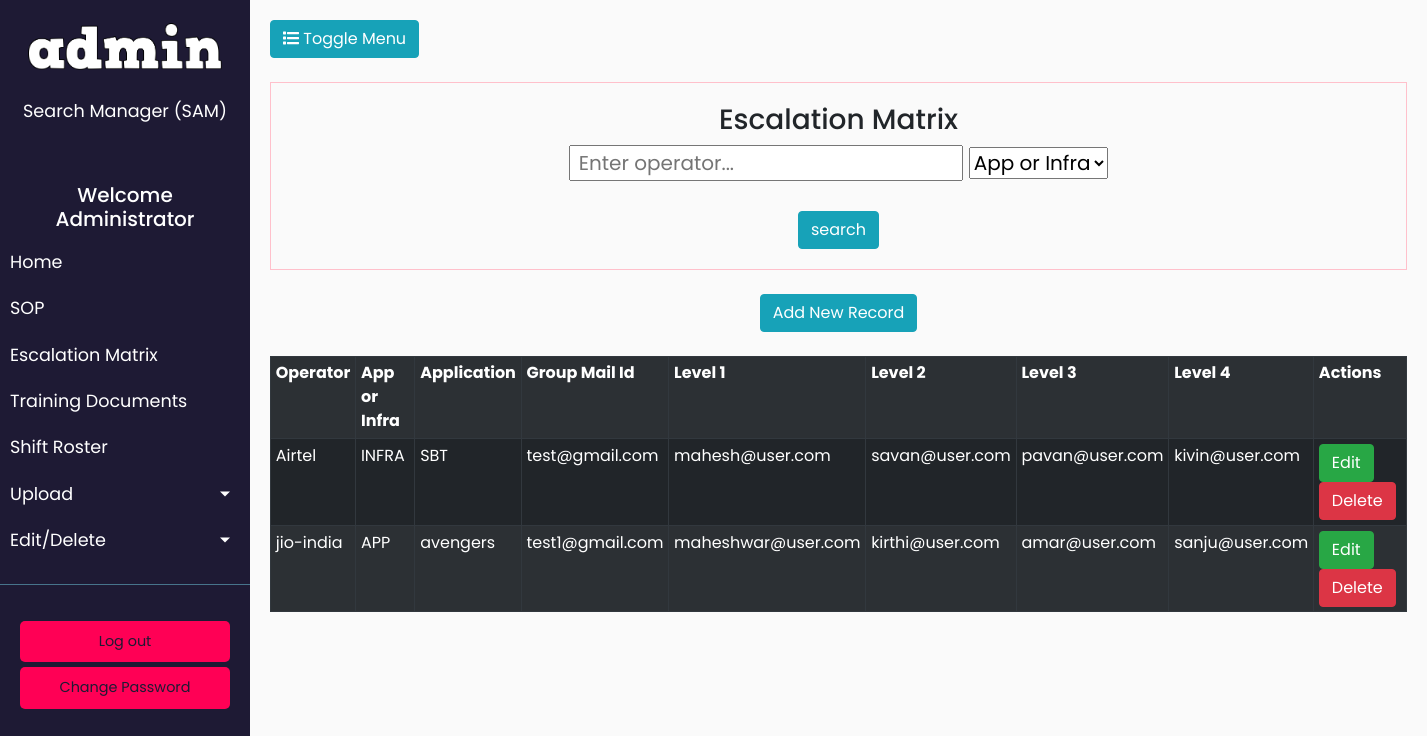
/escedit/ (signed in), run on the app's committed database.
### search/models.py (models this page shows)
class EscMat(models.Model):
	oper=models.CharField(max_length=100)
	ari=models.CharField(max_length=100)
	aname=models.CharField(max_length=100)
	group_id = models.EmailField()
	person1=models.CharField(max_length=100)
	person2=models.CharField(max_length=100)
	person3=models.CharField(max_length=100)
	person4=models.CharField(max_length=100)
	class Meta:
		db_table="escalation"

### search/views.py (the view)
# urls.py: path('escedit/',views.show1, name = 'search-escedit'),
def show1(request):
	if request.method=="POST":
		oper=request.POST.get('oper')
		app=request.POST.get('ari')
		oper=oper+'%'
		esc_search=EscMat.objects.raw('select * from escalation where oper like "'+oper+'" and ari = "'+app+'"')
		return render(request,'search/escedit.html',{"EscMat":esc_search})
	else:
		escobj=EscMat.objects.raw('select * from escalation')
		return render(request,'search/escedit.html',{"EscMat":escobj})

### search/templates/search/escedit.html (shortened to what this page needs)
{% extends "search/base.html" %}
{% block content %}
{% if user.is_authenticated %}
<center>
<div style="border:1px solid pink;padding:20px;font-size:20px">
<h3>Escalation Matrix</h3>
<form method="POST">
<input type="text" name="oper" placeholder=" Enter operator..." minlength="4"></input>
<select name="ari">
<option selected disabled=true>App or Infra</option>
</select>
<br/><br/>
<input type="submit" class="search-icon btn btn-info btn-md" value="search"/>
</div>
<br/>
<center><a href="{% url 'upload_em' %}" class="search-icon btn btn-info btn-md">Add New Record</a></center>
<br/>
	<table class="table table-striped table-bordered table-sm table-dark">
	<tr>
		<th>Operator</th>
		<th>App or Infra</th>
		<th>Application</th>
		<th>Group Mail Id</th>
		<th>Level 1</th>
		<th>Level 2</th>
		<th>Level 3</th>
		<th>Level 4</th>
		<th>Actions</th>
	</tr>
	{% for result in EscMat %}
	<tr>
		<td>{{result.oper}}</td>
		<td>{{result.ari}}</td>
		<td>{{result.aname}}</td>
		<td>{{result.group_id}}</td>
		<td>{{result.person1}}</td>
		<td>{{result.person2}}</td>
		<td>{{result.person3}}</td>
		<td>{{result.person4}}</td>
		<td><a href="/editesc/{{ result.id }}" class="btn btn-success">Edit</a>
	        <a href="/delete/{{ result.id }}" class="btn btn-danger">Delete</a></td>
	</tr>
	{% endfor %}
	</table>
</center>
{% endif %}
{% endblock content %}

### search/templates/search/base.html (shortened to what this page needs)
{% load static %}
<!DOCTYPE html>
<html>
<head>
    <link rel="stylesheet" href="https://stackpath.bootstrapcdn.com/bootstrap/4.1.0/css/bootstrap.min.css">
    <link rel="stylesheet" href="{% static 'style1.css' %}">
</head>
<body>
    <div class="wrapper">
        {% if user.is_authenticated %}
        <nav id="sidebar">
            <div class="sidebar-header">
                <center><img src="{% static 'admin.png' %}" alt="admin logo" class="brand-image" width=200px></img>
                <br/><br/><p><b>Search Manager (SAM)</b></p></center>
            </div>
            <ul class="list-unstyled components">
                <center><h5>Welcome<br/>{{ user.first_name }} {{ user.last_name }}</h5></center>
                <li>
                    <a href="{% url 'home' %}">Home</a>
                </li>
                <li>
                    <a href="{% url 'sop_list' %}">SOP</a>
                </li>
                <li>
                    <a href="{% url 'search-em' %}">Escalation Matrix</a>
                </li>
                <li>
                    <a href="{% url 'training_list' %}">Training Documents</a>
                </li>
                <li>
                    <a href="{% url 'shift_roster' %}">Shift Roster</a>
                </li>
                {% if user.is_superuser or user.is_staff and user.is_authenticated %}
                <li>
                    <a href="#homeSubmenu" data-toggle="collapse" aria-expanded="false" class="dropdown-toggle">Upload</a>
                </li>
                <li>
                    <a href="#pageSubmenu" data-toggle="collapse" aria-expanded="false" class="dropdown-toggle">Edit/Delete</a>
                </li>
                {% endif %}
            </ul>
            <ul class="list-unstyled CTAs">
                <li>
                    <a href="{% url 'logout' %}" class="download">Log out</a>
                </li>
                <li>
                    <a href="{% url 'change_password' %}" class="download">Change Password</a>
                </li>
            </ul>
        </nav>
       <div id="content">
       <button type="button" id="sidebarCollapse" class="btn btn-info">
       <i class="fas fa-list"></i>
       <span>Toggle Menu</span>
       </button><br/><br/>
{% block content %}
{% endblock %}
{% else %}
<li class="nav-item">
<center><p>Kindly login again to continue ....!!!</p><br/>
<a href="{% url 'login' %}" class="btn btn-danger">Login</a>
</center>
</li>
{% endif %}
</div>
</nav><br/>
<br/>
</body>
</html>

### search/static/style1.css (style rules this page uses)
body { font-family: 'Poppins', sans-serif; background: #fafafa; }
p { font-family: 'Poppins', sans-serif; font-size: 1.1em; font-weight: 300; line-height: 1.7em; color: #fff; }
a, a:hover, a:focus { color: inherit; text-decoration: none; transition: all 0.3s; }
.wrapper { display: flex; width: 100%; align-items: stretch; }
#sidebar { min-width: 250px; max-width: 250px; background: #1e1a34; color: #fff; transition: all 0.3s; }
#sidebar .sidebar-header { padding: 20px; background: #1e1a34; }
#sidebar ul.components { padding: 20px 0; border-bottom: 1px solid #47748b; }
#sidebar ul li a { padding: 10px; font-size: 1.1em; display: block; }
a[data-toggle="collapse"] { position: relative; }
.dropdown-toggle::after { display: block; position: absolute; top: 50%; right: 20px; transform: translateY(-50%); }
ul.CTAs { padding: 20px; }
ul.CTAs a { text-align: center; font-size: 0.9em !important; display: block; border-radius: 5px; margin-bottom: 5px; }
a.download { background: #f05; color: #1e1a34; }
#content { width: 4000%; padding: 20px; min-height: 100vh; transition: all 0.3s; }

### data on the page
EscMat: oper "Airtel", ari "INFRA", aname "SBT", group_id "test@gmail.com", person1 "mahesh@user.com", person2 "savan@user.com", person3 "pavan@user.com", person4 "kivin@user.com"
EscMat: oper "jio-india", ari "APP", aname "avengers", group_id "test1@gmail.com", person1 "maheshwar@user.com", person2 "kirthi@user.com", person3 "amar@user.com", person4 "sanju@user.com"

### other printed values
{{ user.first_name }} "Administrator"
